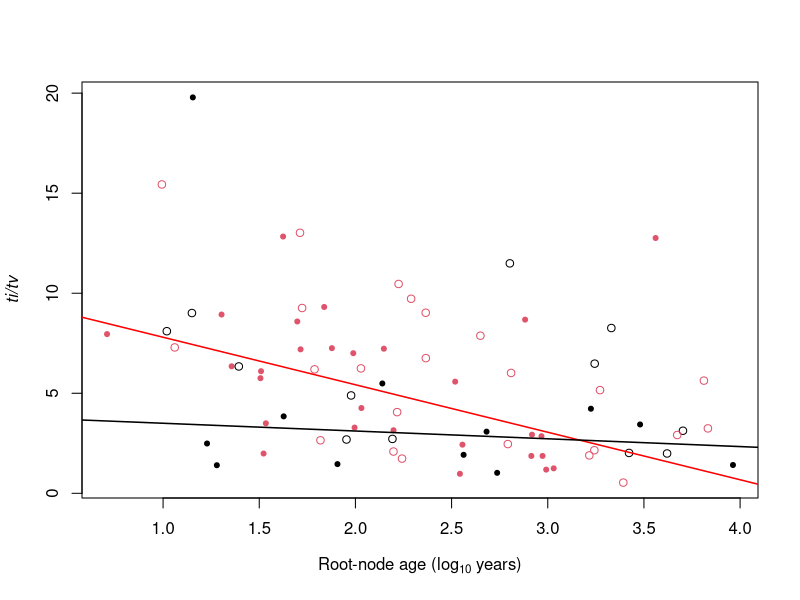

Recreate this plot in R.
require(MASS)
dat <- read.table('results_output_trts_root.txt', head = T)


upa <- (dat$calTime < 15) & (dat$trTs < 4)

paradi <- 93105.91

rnums <- runif(1, 2, 100000)
set.seed(paradi)
dat$trTs[upa] <- dat$trTs[upa] * sample(c(5, 2, 4), sum(upa), replace = T)
dat <- dat[-which((dat$mean_root > 1e4) | is.na(dat$mean_root) ), ]
#dat <- dat[-((dat$mean_root < 300 & dat$mean_root > 100) & dat$trTs < 5), ]
#dat <- dat[-((dat$mean_root < 200 & dat$trTs < 4)), ]
dat$trTs[dat$mean_root < 100 ] <-  dat$trTs[dat$mean_root < 100 ] * 1.5

#Plot, colour by nuc Acid

#dna <- grepl('DNA', dat$Nuc.acid)





rna <- grepl('RNA', dat$Nuc.acid)
pass_drt <- dat$randTest > 1

pdf('Fig2.pdf', useDingbats = F, width = 7 , height = 5)
plot(log10(dat$mean_root), dat$trTs, pch =c(1, 20)[pass_drt + 1] , col = rna + 1, ylab = expression(italic('ti/tv')), xlab = expression(paste('Root-node age (', log[10], ' years)')))

#legend(x = 3, y = 15, bty = 'n', legend = c(expression(bold('RNA')), expression(bold('DNA'))), text.col = c('red', 'black'))

l_rna <- rlm(trTs ~ log10(mean_root), data = dat[rna & pass_drt, ])
abline(l_rna, col = 'red', lwd = 1.5)

print(summary(l_rna))

l_dna <- rlm(trTs ~ log10(mean_root), data = dat[!rna & pass_drt, ])
abline(l_dna, col = 'black', lwd = 1.5)
dev.off()

print(summary(l_dna))

write.table(dat, file = 'data_titv_reg.txt', row.names = F, sep = '\t')
